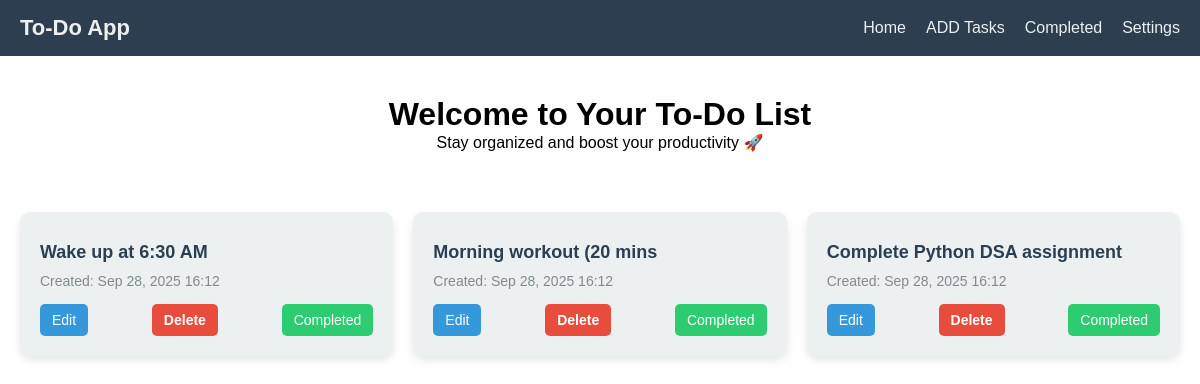
Before: /todo/completed/ with the older database file.
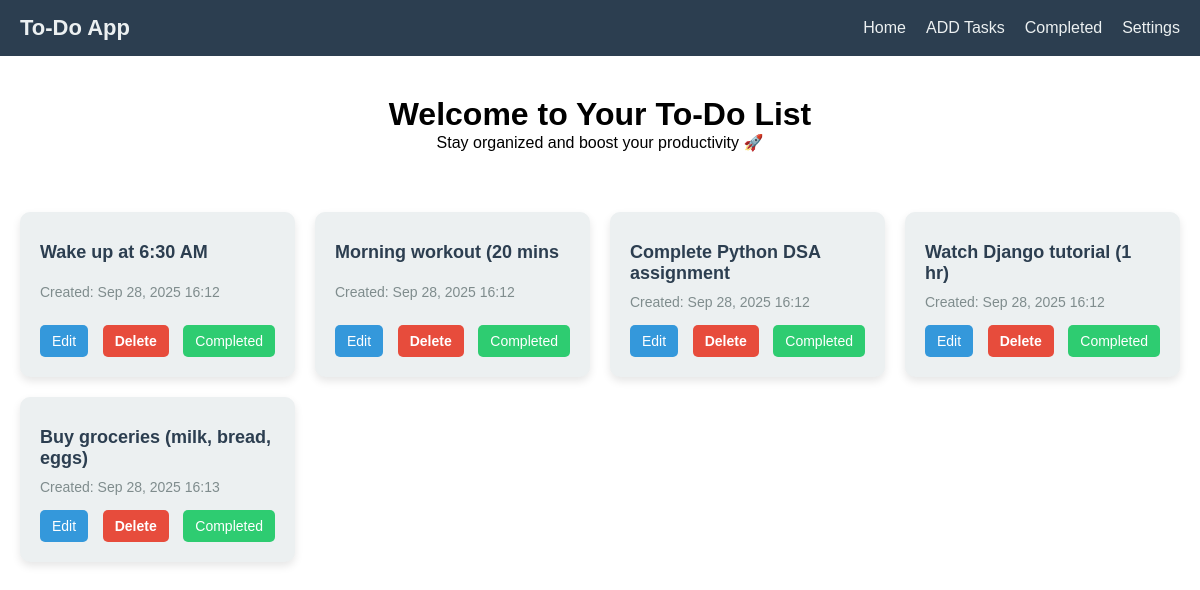
After: the same page with the newer database file.
### todo/models.py (models this page shows, shortened)
class Task(models.Model):
    text=models.TextField(max_length=200)
    created_date=models.DateTimeField(auto_now_add=True)
    updated_date=models.DateField(auto_now=True)
    complete=models.BooleanField(default=False)

### todo/views.py (the view)
# urls.py: path('completed/',views.completed_view,name='completed')
def completed_view(request):
    tasks=Task.objects.filter(complete=True)
    return render(request,'completed.html',{'tasks':tasks})

### todo/templates/completed.html
{% extends "index.html" %}
{% block content %}
<div class="task-grid">
    {% for task in tasks %}
    <div class="task-card">
        <p class="task-text">{{ task.text }}</p>
        <p class="task-date">Created: {{ task.created_date|date:"M d, Y H:i" }}</p>
        <div class="task-buttons">
            <a href="{% url 'edit' task.pk %}" class="edit-btn">Edit</a>
            <a href="{% url 'delete' task.pk %}" class="delete-btn">Delete</a>
            {% if task.complete %}
            <a href="{% url 'complete' task.pk%}" class="complete-btn">Completed</a>
            {% else %}
            <a href="{% url 'complete' task.pk%}" class="complete-btn">NOT Completed</a>
            {% endif %}
        </div>
    </div>
    {% empty %}
    <p>No tasks found. Add some tasks!</p>
    {% endfor %}
</div>
{% endblock %}

Changed rows visible on the page:
now on this page (row edited): Task: text "Watch Django tutorial (1 hr)", created_date "Sep 28, 2025 16:12", complete "Completed"
now on this page (row edited): Task: text "Buy groceries (milk, bread, eggs)", created_date "Sep 28, 2025 16:13", complete "Completed"
